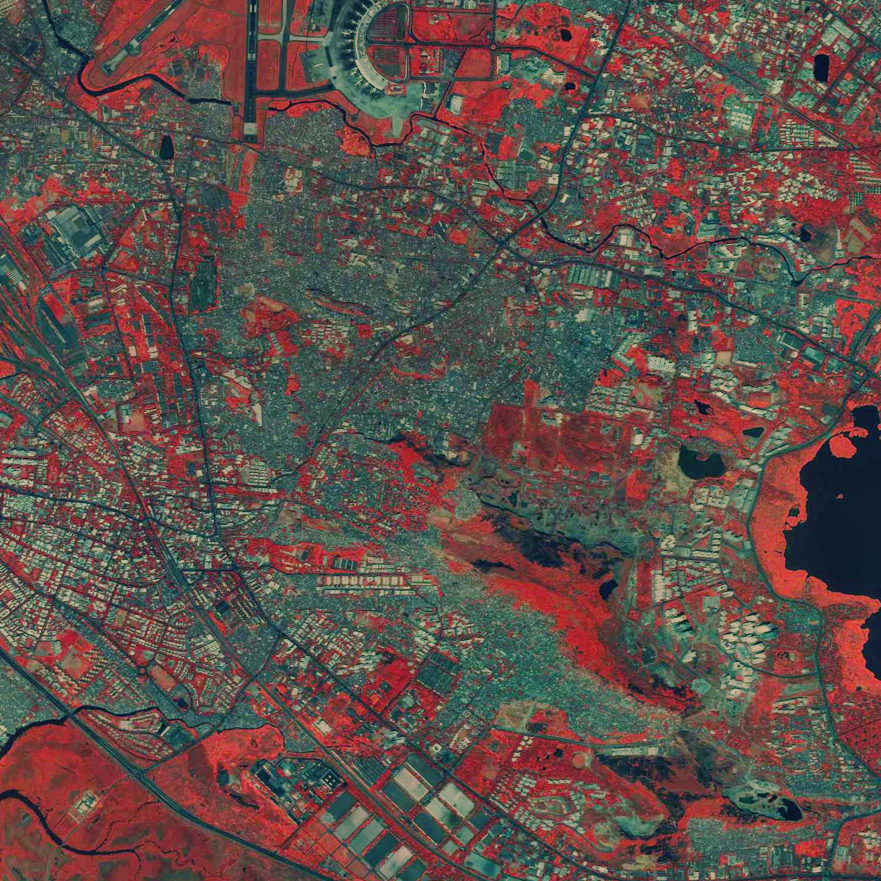
#> input picture Registered imgs/4j_Reg_Multi.jpg, 1762 x 1762 px, found by its file name (shown at 1/2 size)
$ python Fusion.py
#> lines starting #> are read from the running program, lines starting #| are printed output that depends on the picture
import numpy as np
import cv2
import matplotlib.pyplot as plt

# Load the multispectral image
multispectral_img = cv2.imread('D:/IMAGEE SEG/Registered imgs/4j_Reg_Multi.jpg')
#> multispectral_img is the input picture: shape (1762, 1762, 3); mean B, G, R 73.6, 78.4, 95.7

# Load the panchromatic image
panchromatic_img = cv2.imread('D:/IMAGEE SEG/Registered imgs/4j_Reg_pan.jpg')
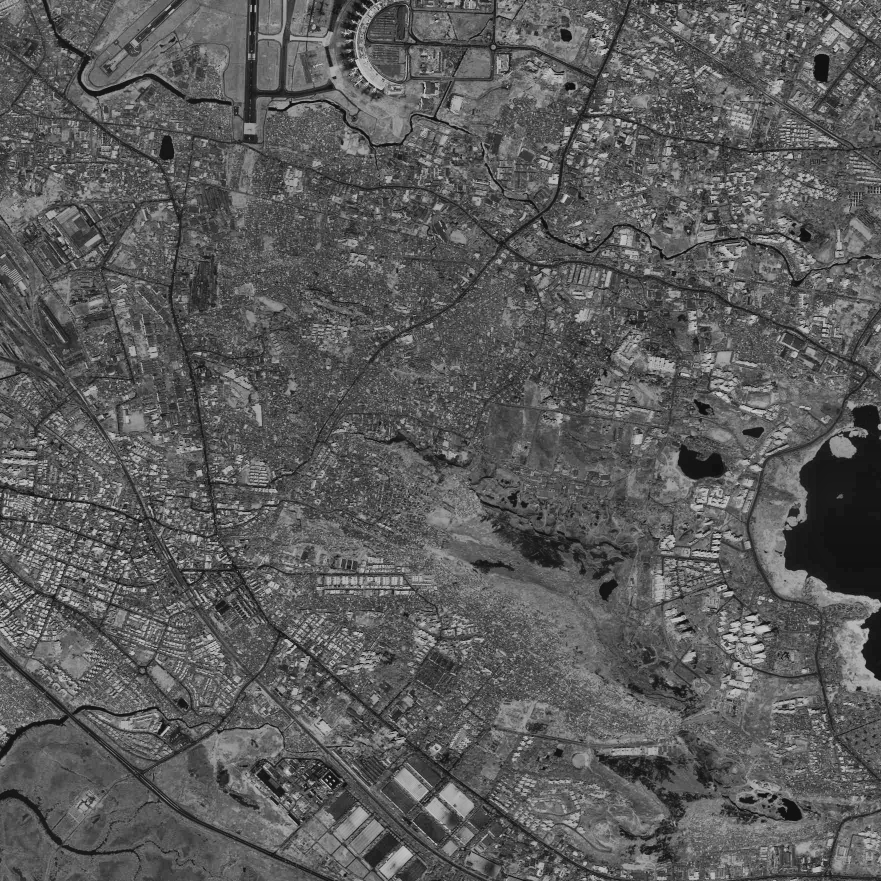
#> input picture Registered imgs/4j_Reg_pan.jpg, 1762 x 1762 px, found by its file name (shown at 1/2 size)
#> panchromatic_img is the input picture: shape (1762, 1762, 3); min 6, max 233, mean 90.7

fig, ax = plt.subplots(figsize=(10, 10))
ax.imshow(multispectral_img)
ax.axis('off')
plt.show()

fig, ax = plt.subplots(figsize=(10, 10))
ax.imshow(panchromatic_img)
ax.axis('off')
plt.show()

# Convert the multispectral image to HSI color space
multispectral_hsi = cv2.cvtColor(multispectral_img, cv2.COLOR_BGR2HSV)
#> multispectral_hsi: shape (1762, 1762, 3); mean H, S, V 76, 101, 107.8

# Convert the panchromatic image to grayscale
panchromatic_gray = cv2.cvtColor(panchromatic_img, cv2.COLOR_BGR2GRAY)

# Upsample the grayscale panchromatic image
upsampled_panchromatic = cv2.resize(panchromatic_gray, (multispectral_img.shape[1], multispectral_img.shape[0]), interpolation=cv2.INTER_CUBIC)

# Replace the intensity component of the multispectral image with the upsampled grayscale panchromatic image
fused_hsi = np.copy(multispectral_hsi)
fused_hsi[:,:,2] = upsampled_panchromatic
#> fused_hsi: shape (1762, 1762, 3); mean H, S, V 76, 101, 90.7

fused_hsi[:,:,2] = fused_hsi[:,:,2]*1.2
#> fused_hsi: shape (1762, 1762, 3); mean H, S, V 76, 101, 108.4
fused_hsi[:,:,1] = fused_hsi[:,:,1]*1.2
#> fused_hsi: shape (1762, 1762, 3); mean H, S, V 76, 119.2, 108.4
# Convert the fused HSI image back to RGB color space
fused_rgb = cv2.cvtColor(fused_hsi, cv2.COLOR_HSV2BGR)
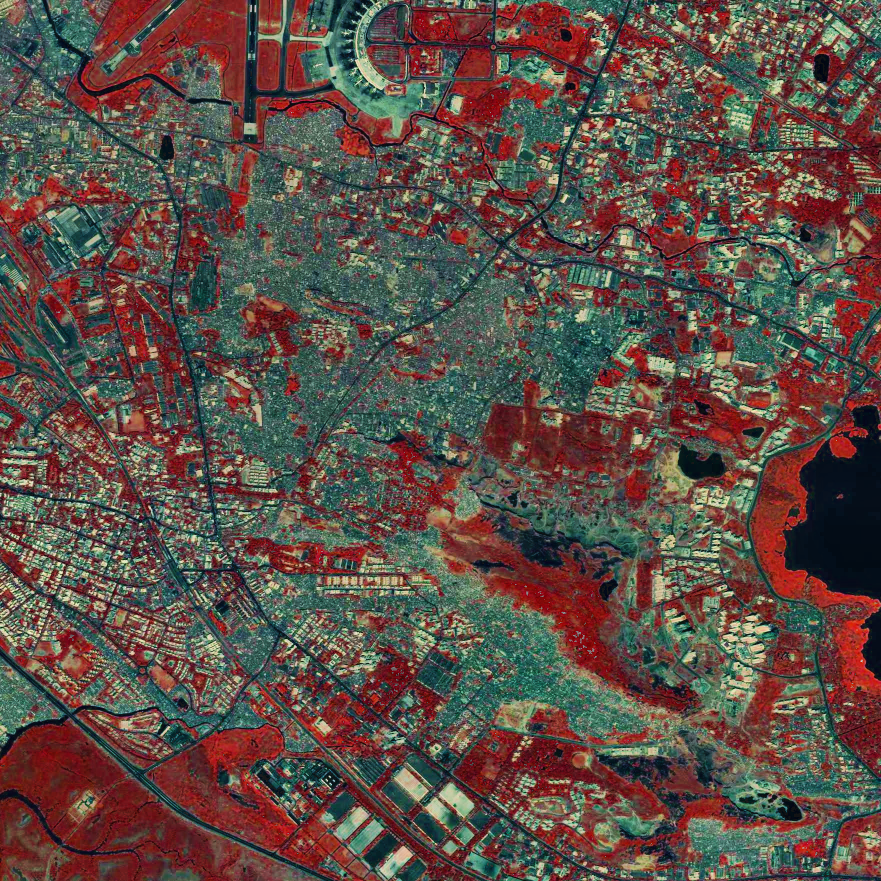
#> fused_rgb: shape (1762, 1762, 3) (shown at 1/2 size); mean B, G, R 70.4, 77.8, 93.9
fused_rgb = cv2.cvtColor(fused_rgb , cv2.COLOR_BGR2RGB)

fig, ax = plt.subplots(figsize=(20, 20))
ax.imshow(fused_rgb)
ax.axis('off')
plt.show()


# Save the fused image
plt.imsave('D:/IMAGEE SEG/Registered imgs/4j_fused.jpg',fused_rgb )
